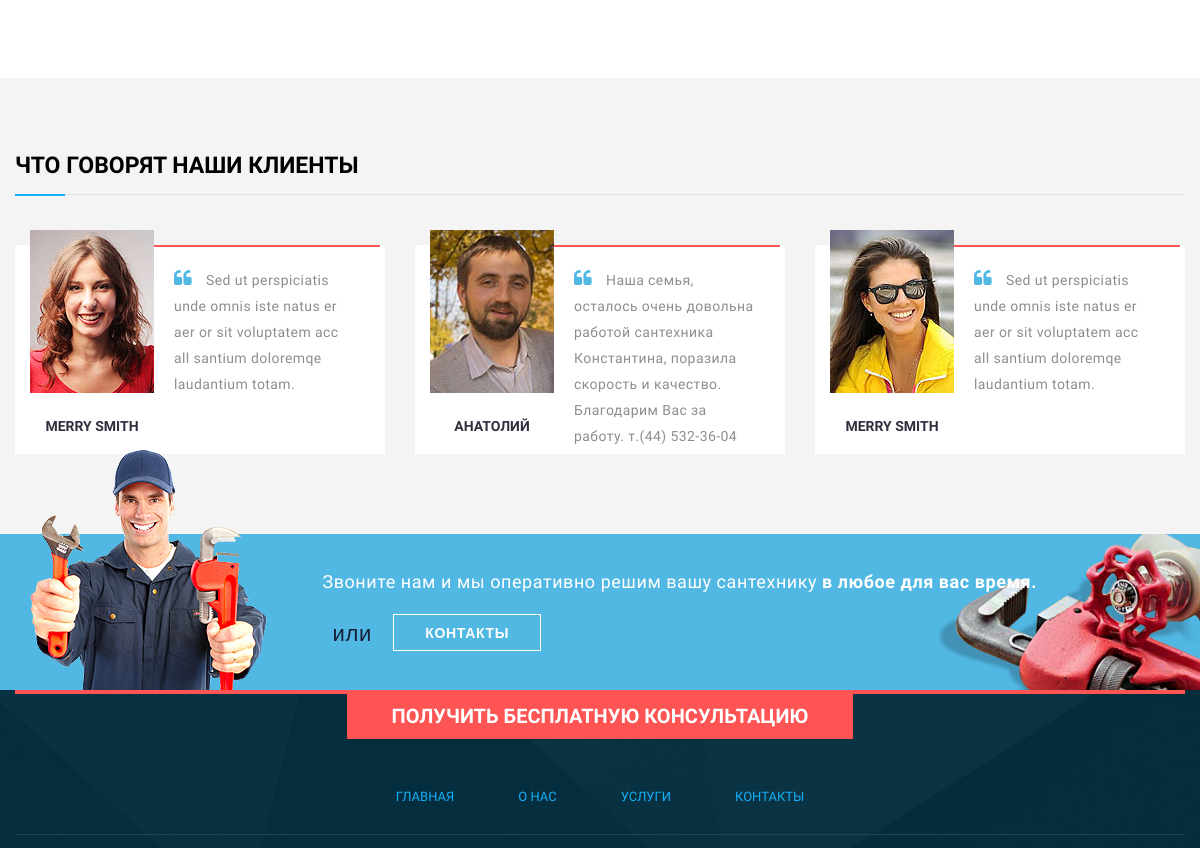
Before: / (middle part) with the older database file.
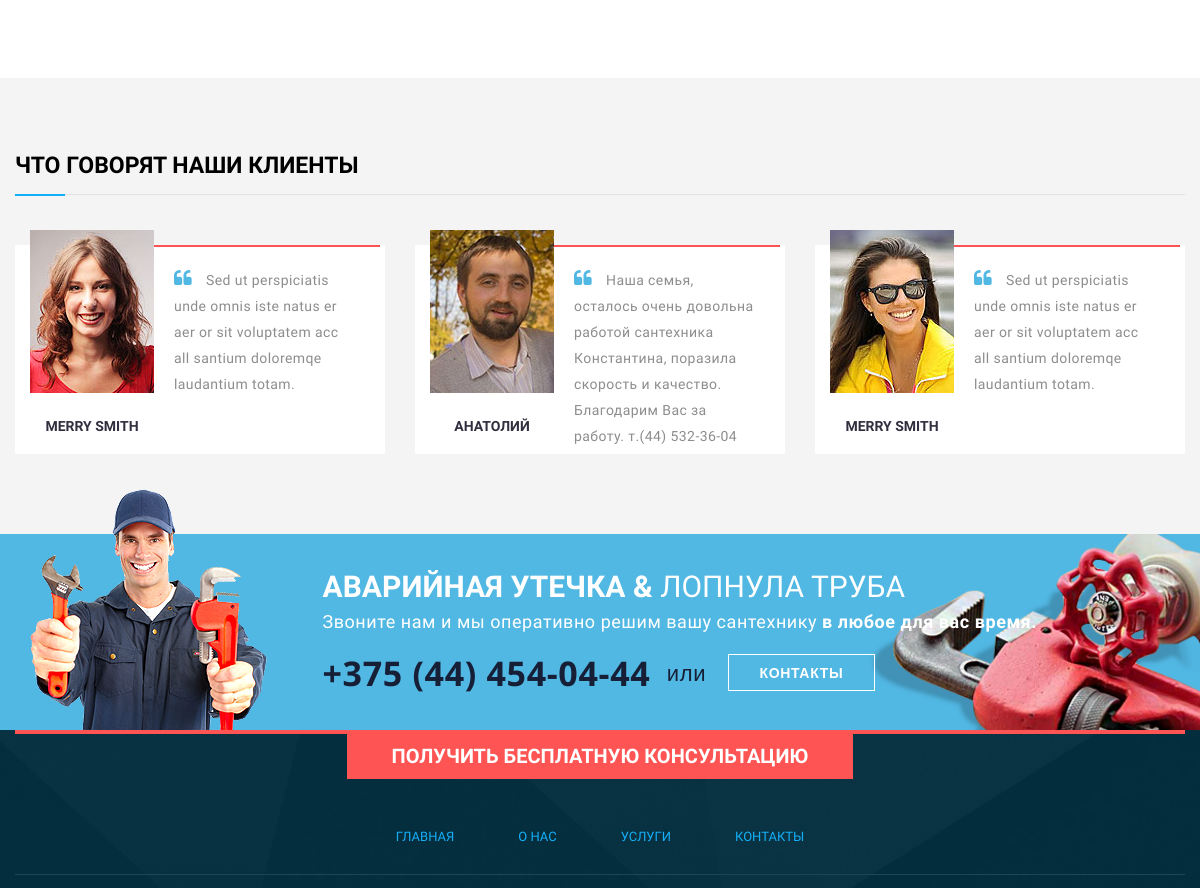
After: the same page with the newer database file.
### tables this page shows
CREATE TABLE IF NOT EXISTS `constants` (
  `id` int(3) unsigned NOT NULL AUTO_INCREMENT,
  `title` varchar(255) NOT NULL,
  `name` varchar(255) NOT NULL,
  `text` text NOT NULL,
  PRIMARY KEY (`id`)
);

### views/plumber/index.php (called while the page is built, shortened)
<?php
require_once 'inc/header.php';
include $view.'.php';
require_once 'inc/footer.php';
?>

### controller/controller.php (called while the page is built, shortened)
<?php
$view = empty($_GET['view']) ? 'home' : $_GET['view'];
switch ($view) {
	case ('home'):
		$testimonials = Testimonials();
	break;
}
require_once TEMPLATE.'index.php';
?>

### index.php (called while the page is built, shortened)
<?php
require_once CONTROLLER;
?>

### model/model.php (called while the page is built, shortened)
<?php
function constants($str){
	global $db;
	$query = "SELECT text FROM constants WHERE name = '$str'";
	$result = mysqli_query($db, $query) or die(mysql_error());
	$string = mysqli_fetch_assoc($result);
	return $string['text'];
}
function Testimonials(){
	global $db;
	$query = "SELECT * FROM testimonials";
	$result = mysqli_query($db, $query);
	$testimonials = array();
	while($row = mysqli_fetch_assoc($result)){
		$testimonials[] = $row;
	}
	return $testimonials;
}
?>

### views/plumber/home.php (the view, shortened to what this page needs)
	<?php require_once 'inc/special.php'; ?>
	<section id="testimonials">
		<div class="container">
			<div class="section-title">
				<h1>Что говорят наши клиенты</h1>
			</div>
			<div class="row">
			<?php if($testimonials == true):  ?>
				<?php foreach($testimonials as $testimonial): ?>
				<div class="col-lg-4 col-md-4 col-sm-6 <?=$testimonial['float']?>">
					<div class="single-testimonial  hvr-bounce-to-bottom">
						<div class="profile-info pull-left">
							<img src="<?=TEMPLATE?>img/testimonial/<?=$testimonial['img']?>" alt="">
							<h2><?=$testimonial['name']?></h2>
						</div>
						<div class="content pull-left">
							<p><i class="fa fa-quote-left"></i> <?=$testimonial['snipet']?></p>
						</div>
					</div>
				</div>
				<?php endforeach; ?>
			<?php endif; ?>
			</div>
		</div>
	</section>
<?php require_once 'inc/emergency.php';?>

### views/plumber/inc/emergency.php
<section id="emergency" class="team-page">
	<div class="container">
		<div class="row">
			<div class="col-lg-3">
				<img class="wow bounceInLeft" src="<?=TEMPLATE?>img/emergency/man.png" alt="">
			</div>
			<div class="col-lg-offset-3 col-lg-9">
				<?=constants('emergency');?>
				<?=constants('promotional_text');?>
				<p class="phone-contact"><b><?=constants('header_telefon'); ?></b> или <a href="?view=contact" class="hvr-bounce-to-right">Контакты</a></p>
			</div>
		</div>
	</div>
</section>

Changed rows visible on the page:
changed testimonials "АНАТОЛИЙ": float empty → "hvr-float-shadow" (drawn)
added constants: text "АВАРИЙНАЯ УТЕЧКА & ЛОПНУЛА ТРУБА"
now on this page (row edited): constants: text "+375 (44) 454-04-44"
